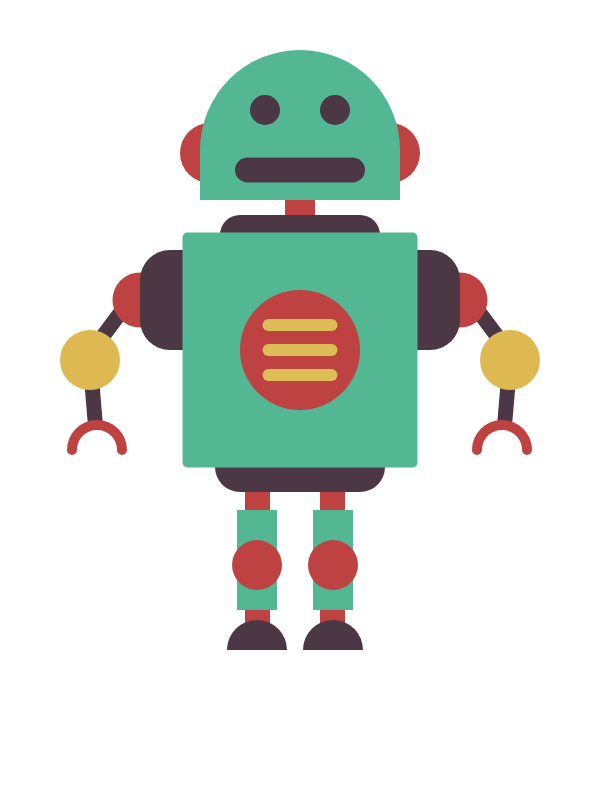
Frame 1 (no input)
Frame 60 (no input): identical to frame 1, image omitted
Frame 120 (the mouse pressed at the canvas centre since frame 60): identical to frame 1, image omitted

The p5.js sketch that drew this single still picture (run headless with seeded random() and noise() and a simulated clock; from frame 60 on, the mouse is pressed at the canvas centre):

// p5.js sketch
// ── sketch.js
function setup(){
  createCanvas(600,800);
}
function draw(){
	background(255);
	//ears&neck
	noStroke();
	fill(191,66,66);
	ellipse(210,153,60);
	ellipse(390,153,60);
		rectMode(CENTER);
	fill(191,66,66);
	rect(300,205,30,20);

	//head
  fill(83,183,148);
	noStroke();
	arc(300, 150,200, 200, PI, TWO_PI, OPEN);
	rect(300,175,200,50);

	//eyes
	fill(76,56,68);
	ellipse(265,110,30);
	ellipse(335,110,30);
	//mouth
	rect(300, 170, 130, 25, 25);
//neck clouth
	rect(300,240,160,50,20);
		//shoulders
stroke(76,56,68);
	strokeWeight(15);
	line(130,300,100,340);
	line(470,300,500,340);
	line(90,360,95,420);
		line(510,360,505,420);

	strokeWeight(10);
	stroke(191,66,66);
	noFill();
	arc(97, 450, 50, 50, PI,TWO_PI , OPEN);
		arc(502, 450, 50, 50, PI,TWO_PI , OPEN);
noStroke();
	fill(191,66,66);
ellipse(140,300,55);
	ellipse(460,300,55);
	fill(76,56,68);
	rect(185,300,90,100,30);
	rect(415,300,90,100,30);

	fill(222,185,82);
ellipse(510,360,60);
	ellipse(90,360,60);

	//leg
  fill(191,66,66);
	rectMode(CORNER);
	rect(245,450,25,175);
  rect(320,450,25,175);

		rectMode(CENTER);
	  fill(83,183,148);
	rect(257,560,40,100);
	rect(333,560,40,100);

	rectMode(CENTER);
		fill(76,56,68);
	rect(300,467,170,50,40);

	fill(191,66,66);
	ellipse(257,565,50);
	ellipse(333,565,50);

	//foot
  fill(76,56,68);
	arc(257,650,60,60, PI,TWO_PI);
	arc(333,650,60,60, PI,TWO_PI);

	//body
	rectMode(CENTER);
	fill(83,183,148);
	rect(300,350,235,235,5);

	fill(191,66,66);
	ellipse(300,350,120);
		fill(221,189,86);
	rect(300,350,75,12,10);
	rect(300,325,75,12,10);
	rect(300,375,75,12,10);
}
